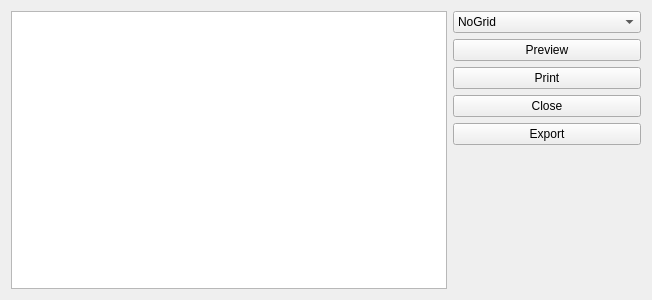
<?xml version="1.0" encoding="UTF-8"?>
<ui version="4.0">
 <author>Gordos Kund</author>
 <class>TablePrinterExample</class>
 <widget class="QWidget" name="TablePrinterExample">
  <property name="geometry">
   <rect>
    <x>0</x>
    <y>0</y>
    <width>652</width>
    <height>300</height>
   </rect>
  </property>
  <property name="windowTitle">
   <string>Form</string>
  </property>
  <layout class="QHBoxLayout">
   <item>
    <widget class="QTableView" name="tableView">
     <property name="sortingEnabled">
      <bool>true</bool>
     </property>
    </widget>
   </item>
   <item>
    <layout class="QVBoxLayout">
     <item>
      <widget class="QComboBox" name="comboBox">
       <property name="sizeAdjustPolicy">
        <enum>QComboBox::AdjustToContents</enum>
       </property>
       <item>
        <property name="text">
         <string>NoGrid</string>
        </property>
       </item>
       <item>
        <property name="text">
         <string>NormalGrid</string>
        </property>
       </item>
       <item>
        <property name="text">
         <string>AlternateColor</string>
        </property>
       </item>
       <item>
        <property name="text">
         <string>AlternateColor &amp; Normal Grid</string>
        </property>
       </item>
      </widget>
     </item>
     <item>
      <widget class="QPushButton" name="previewPushButton">
       <property name="text">
        <string>Preview</string>
       </property>
      </widget>
     </item>
     <item>
      <widget class="QPushButton" name="printPushButton">
       <property name="text">
        <string>Print</string>
       </property>
      </widget>
     </item>
     <item>
      <widget class="QPushButton" name="closePushButton">
       <property name="text">
        <string>Close</string>
       </property>
      </widget>
     </item>
     <item>
      <widget class="QPushButton" name="exportPushButton">
       <property name="text">
        <string>Export</string>
       </property>
      </widget>
     </item>
     <item>
      <spacer>
       <property name="orientation">
        <enum>Qt::Vertical</enum>
       </property>
       <property name="sizeHint" stdset="0">
        <size>
         <width>20</width>
         <height>40</height>
        </size>
       </property>
      </spacer>
     </item>
    </layout>
   </item>
  </layout>
 </widget>
 <resources/>
 <connections>
  <connection>
   <sender>closePushButton</sender>
   <signal>clicked()</signal>
   <receiver>TablePrinterExample</receiver>
   <slot>close()</slot>
   <hints>
    <hint type="sourcelabel">
     <x>366</x>
     <y>92</y>
    </hint>
    <hint type="destinationlabel">
     <x>398</x>
     <y>47</y>
    </hint>
   </hints>
  </connection>
 </connections>
</ui>
